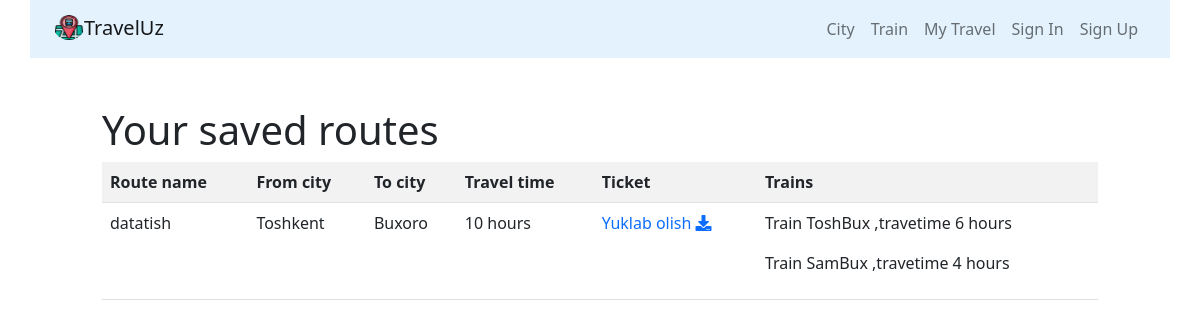
Screenshot of /route/7 with the database file from the repository.
### routes/models.py (models this page shows, shortened)
class Route(models.Model):
    passenger=models.ForeignKey(User,on_delete=models.CASCADE,null=True,blank=True)
    name=models.CharField(max_length=50,unique=True,verbose_name='Route number')
    travel_times=models.PositiveSmallIntegerField(verbose_name='Route time travel')
    from_city=models.ForeignKey(City,on_delete=models.CASCADE,
                                related_name='route_from_city_set',verbose_name='Qaysi shaxardan')
    to_city=models.ForeignKey(City,on_delete=models.CASCADE,
                                related_name='route_to_city_set',verbose_name='Qaysi shaxarga')
    trains=models.ManyToManyField('trains.Train',verbose_name='Train list')
    ticket_number=models.IntegerField(default=0)
    class Meta:
        verbose_name='Route'
        verbose_name_plural='Routes'
        ordering=['travel_times']

### cities/models.py (models this page shows)
class City(models.Model):
    name = models.CharField(max_length=200, unique=True, verbose_name='Shahar')
    info = models.CharField(max_length=1000)
    about_city = RichTextUploadingField(blank=True, null=True)
    image = models.ImageField(blank=True, null=True, upload_to='city_images')
    def __str__(self):
        return self.name
    class Meta:
        verbose_name = "City"
        verbose_name_plural = "Cities"
        ordering = ["name"]

### trains/models.py (models this page shows, shortened)
class Train(models.Model):
    name = models.CharField(max_length=50, unique=True, verbose_name='Train name')
    travel_time = models.PositiveSmallIntegerField(verbose_name='Travel time')
    from_city = models.ForeignKey(City, on_delete=models.CASCADE, related_name='from_city_set')
    to_city = models.ForeignKey(City, on_delete=models.CASCADE, related_name='to_city_set')
    start_train_day = models.DateField(null=True, blank=True)
    start_train_time = models.TimeField(null=True, blank=True)
    end_train_day = models.DateField(null=True, blank=True)
    place = models.IntegerField(default=0)
    class Meta:
        verbose_name = 'Train'
        verbose_name_plural = 'Trains'

### routes/views.py (the view)
# urls.py: path('route/<int:pk>', RouteDetailView.as_view(), name='route_detail'),
class RouteDetailView(DetailView):
    queryset = Route.objects.all()
    template_name = 'routes/detail.html'

### templates/routes/detail.html (shortened to what this page needs)
{% extends 'base.html' %}
{%load static%}
{% block content %}
<div class="row" style="overflow:hidden">
    <div class="col-md-10 mx-auto my-2">
            <h1>Your saved routes</h1>
        <table class="table table-striped">
            <tr>
                <th>Route name</th>
                <th>From city</th>
                <th>To city</th>
                <th>Travel time</th>
                <th>Ticket</th>
                <th>Trains</th>
            </tr>
             <tr>
                 <td>{{object.name}}</td>
                 <td>{{object.from_city}}</td>
                 <td>{{object.to_city}}</td>
                 <td>{{object.travel_times}} hours</td>
                 <td><a href="../static/tickets/{{object.ticket_number}}.jpg" style="text-decoration:none" download="">Yuklab olish <i class="fas fa-download"></i></a></td>
                 <td>
                     {% for train in object.trains.all %}
                            <p>Train {{train.name}} ,travetime {{train.travel_time}} hours</p>
                     {% endfor %}
                 </td>
             </tr>
        </table>
    </div>
</div>
{% endblock %}

### rows the page displays
Route: name "datatish", from_city "Toshkent", to_city "Buxoro", travel_times "10"
Train: name "ToshBux", travel_time "6"
Train: name "SamBux", travel_time "4"
